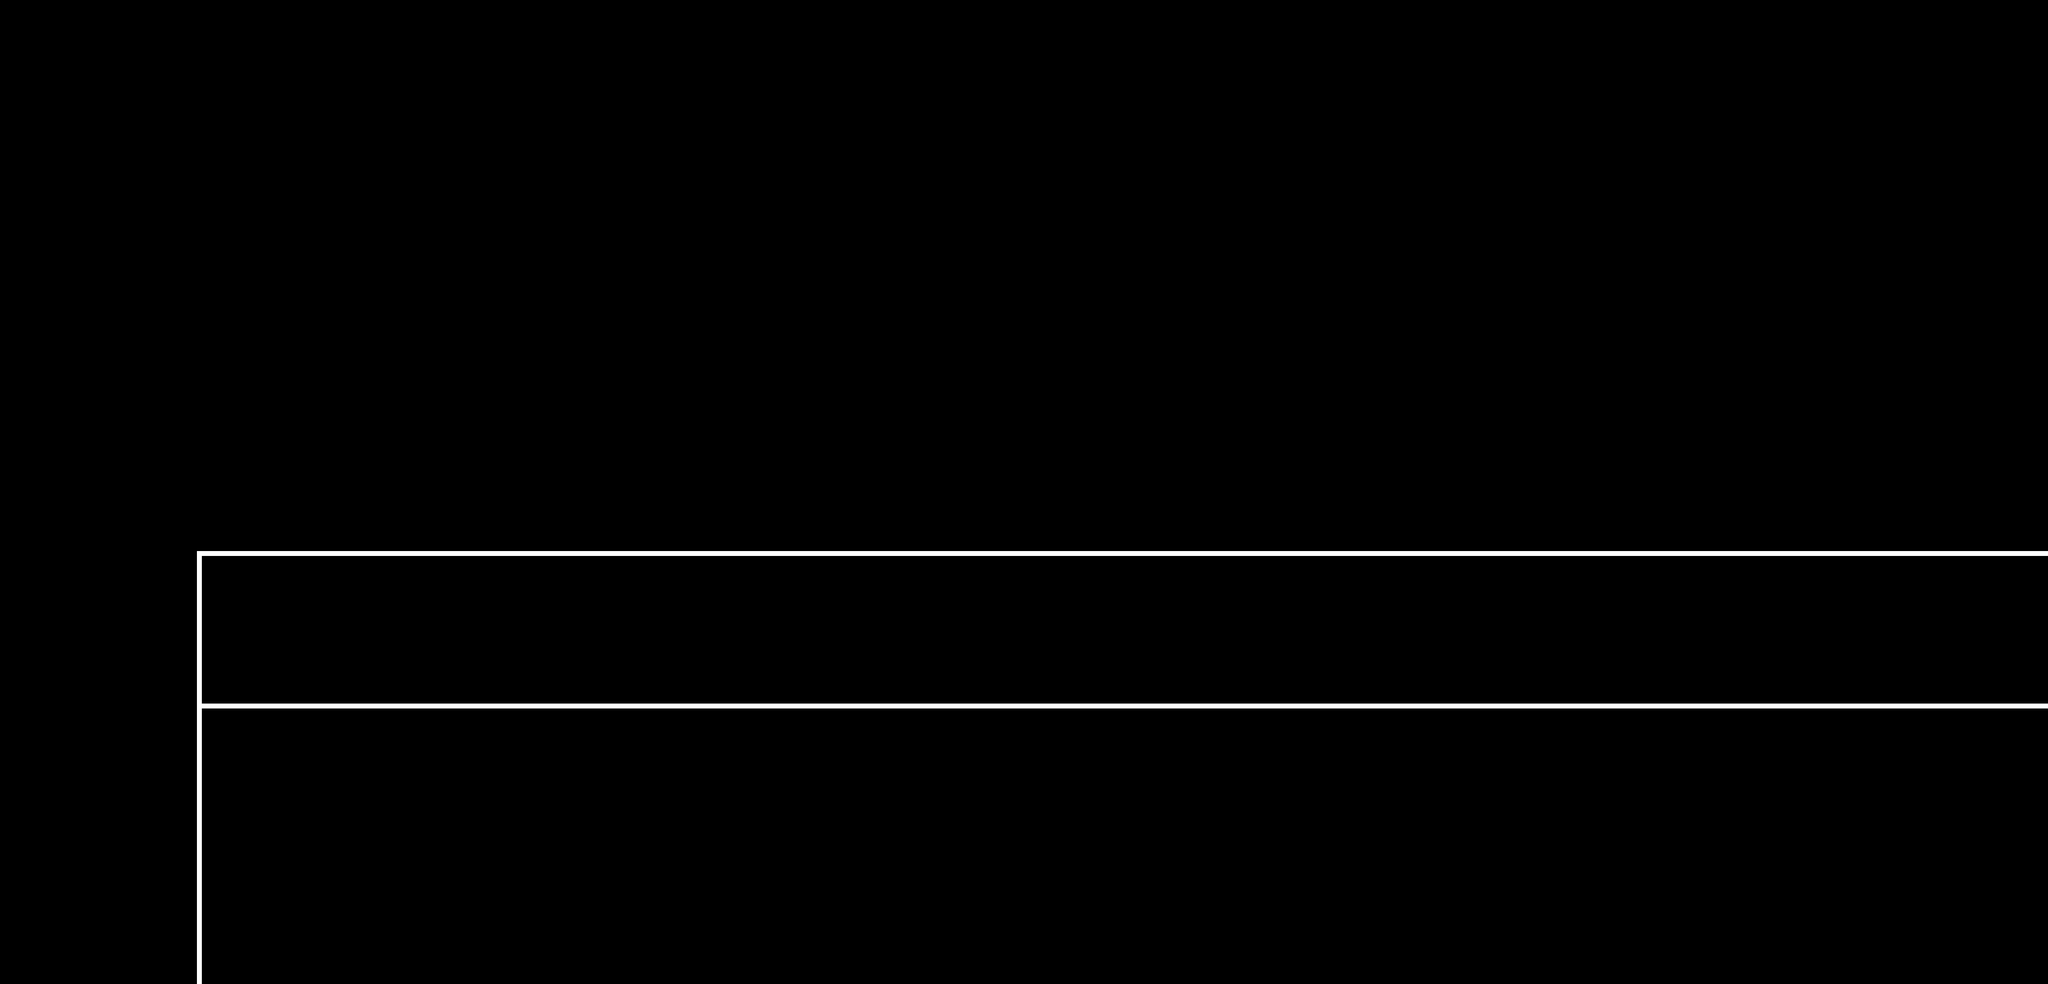

A level layout from a 2D game, rendered from its tile map. Below: a short description, then the map file with its tile-grid data intact:
An orthogonal 52x25 tile map with 80x80 px tiles, 1 tile layer (Tile Layer 1) and 5 objects (3x Wall, Save, RoomTransition).

<map version="1.2" tiledversion="1.3.1" orientation="orthogonal" renderorder="right-down" compressionlevel="0" width="52" height="25" tilewidth="80" tileheight="80" infinite="0" nextlayerid="3" nextobjectid="6">
 <tileset firstgid="1" source="Castle Bleck Tileset.tsx" />
 <layer id="1" name="Tile Layer 1" width="52" height="25">
  <data encoding="csv">
0,0,0,0,0,0,0,0,0,0,0,0,0,0,0,0,0,0,0,0,0,0,0,0,0,0,0,0,0,0,0,0,0,0,0,0,0,0,0,0,0,0,0,0,0,0,0,0,0,0,0,0,
0,0,0,0,0,0,0,0,0,0,0,0,0,0,0,0,0,0,0,0,0,0,0,0,0,0,0,0,0,0,0,0,0,0,0,0,0,0,0,0,0,0,0,0,0,0,0,0,0,0,0,0,
0,0,0,0,0,0,0,0,0,0,0,0,0,0,0,0,0,0,0,0,0,0,0,0,0,0,0,0,0,0,0,0,0,0,0,0,0,0,0,0,0,0,0,0,0,0,0,0,0,0,0,0,
0,0,0,0,0,0,0,0,0,0,0,0,0,0,0,0,0,0,0,0,0,0,0,0,0,0,0,0,0,0,0,0,0,0,0,0,0,0,0,0,0,0,0,0,0,0,0,0,0,0,0,0,
0,0,0,0,0,0,0,0,0,0,0,0,0,0,0,0,0,0,0,0,0,0,0,0,0,0,0,0,0,0,0,0,0,0,0,0,0,0,0,0,0,0,0,0,0,0,0,0,0,0,0,0,
0,0,0,0,0,0,0,0,0,0,0,0,0,0,0,0,0,0,0,0,0,0,0,0,0,0,0,0,0,0,0,0,0,0,0,0,0,0,0,0,0,0,0,0,0,0,0,0,0,0,0,0,
0,0,0,0,0,0,0,0,0,0,0,0,0,0,0,0,0,0,0,0,0,0,0,0,0,0,0,0,0,0,0,0,0,0,0,0,0,0,0,0,0,0,0,0,0,0,0,0,0,0,0,0,
0,0,0,0,0,0,0,0,0,0,0,0,0,0,0,0,0,0,0,0,0,0,0,0,0,0,0,0,0,0,0,0,0,0,0,0,0,0,0,0,0,0,0,0,0,0,0,0,0,0,0,0,
0,0,0,0,0,0,0,0,0,0,0,0,0,0,0,0,0,0,0,0,0,0,0,0,0,0,0,0,0,0,0,0,0,0,0,0,0,0,0,0,0,0,0,0,0,0,0,0,0,0,0,0,
0,0,0,0,0,0,0,0,0,0,0,0,0,0,0,0,0,0,0,0,0,0,0,0,0,0,0,0,0,0,0,0,0,0,0,0,0,0,0,0,0,0,0,0,0,0,0,0,0,0,0,0,
0,0,0,0,0,0,0,0,0,0,0,0,0,0,0,0,0,0,0,0,0,0,0,0,0,0,0,0,0,0,0,0,0,0,0,0,0,0,0,0,0,0,0,0,0,0,0,0,0,0,0,0,
0,0,0,0,0,0,0,0,0,0,0,0,0,0,0,0,0,0,0,0,0,0,0,0,0,0,0,0,0,0,0,0,0,0,0,0,0,0,0,0,0,0,0,0,0,0,0,0,0,0,0,0,
0,0,0,0,0,0,0,0,0,0,0,0,0,0,0,0,0,0,0,0,0,0,0,0,0,0,0,0,0,0,0,0,0,0,0,0,0,0,0,0,0,0,0,0,0,0,0,0,0,0,0,0,
0,0,0,0,0,0,0,0,0,0,0,0,0,0,0,0,0,0,0,0,0,0,0,0,0,0,0,0,0,0,0,0,0,0,0,0,0,0,0,0,0,0,0,0,0,0,0,0,0,0,0,0,
0,0,0,0,0,1,2,2,2,2,2,2,2,2,2,2,2,2,2,2,2,2,2,2,2,2,2,2,2,2,2,2,2,2,2,2,2,2,2,2,2,2,2,2,2,2,2,2,2,2,2,2,
0,0,0,0,0,6,7,7,7,7,7,7,7,7,7,7,7,7,7,7,7,7,7,7,7,7,7,7,7,7,7,7,7,7,7,7,7,7,7,7,7,7,7,7,7,7,7,7,7,7,7,7,
0,0,0,0,0,6,7,7,7,7,7,7,7,7,7,7,7,7,7,7,7,7,7,7,7,7,7,7,7,7,7,7,7,7,7,7,7,7,7,7,7,7,7,7,7,7,7,7,7,7,7,7,
0,0,0,0,0,11,12,12,12,12,12,12,12,12,12,12,12,12,12,12,12,12,12,12,12,12,12,12,12,12,12,12,12,12,12,12,12,12,12,12,12,12,12,12,12,12,12,12,12,12,12,12,
0,0,0,0,0,6,7,7,7,7,7,7,7,7,7,7,7,7,7,7,7,7,7,7,7,7,7,7,7,7,7,7,7,7,7,7,7,7,7,7,7,7,7,7,7,7,7,7,7,7,7,7,
0,0,0,0,0,6,7,7,7,7,7,7,7,7,7,7,7,7,7,7,7,7,7,7,7,7,7,7,7,7,7,7,7,7,7,7,7,7,7,7,7,7,7,7,7,7,7,7,7,7,7,7,
0,0,0,0,0,6,7,7,7,7,7,7,7,7,7,7,7,7,7,7,7,7,7,7,7,7,7,7,7,7,7,7,7,7,7,7,7,7,7,7,7,7,7,7,7,7,7,7,7,7,7,7,
0,0,0,0,0,6,7,7,7,7,7,7,7,7,7,7,7,7,7,7,7,7,7,7,7,7,7,7,7,7,7,7,7,7,7,7,7,7,7,7,7,7,7,7,7,7,7,7,7,7,7,7,
0,0,0,0,0,6,7,7,7,7,7,7,7,7,7,7,7,7,7,7,7,7,7,7,7,7,7,7,7,7,7,7,7,7,7,7,7,7,7,7,7,7,7,7,7,7,7,7,7,7,7,7,
0,0,0,0,0,6,7,7,7,7,7,7,7,7,7,7,7,7,7,7,7,7,7,7,7,7,7,7,7,7,7,7,7,7,7,7,7,7,7,7,7,7,7,7,7,7,7,7,7,7,7,7,
0,0,0,0,0,6,7,7,7,7,7,7,7,7,7,7,7,7,7,7,7,7,7,7,7,7,7,7,7,7,7,7,7,7,7,7,7,7,7,7,7,7,7,7,7,7,7,7,7,7,7,7
</data>
 </layer>
 <objectgroup id="2" name="Object Layer 1">
  <object id="1" name="Wall" x="400" y="1040" width="3760" height="80" />
  <object id="2" name="Wall" x="320" y="1140" width="80" height="300" />
  <object id="3" name="Wall" x="400" y="1440" width="3760" height="80" />
  <object id="4" name="Block" type="Save" x="2240" y="1240" width="80" height="80">
   <properties>
    <property name="contents0" value="" />
    <property name="contents1" value="" />
    <property name="contents2" value="" />
    <property name="contents3" value="" />
    <property name="contents4" value="" />
    <property name="contents5" value="" />
    <property name="contents6" value="" />
    <property name="contents7" value="" />
    <property name="contents8" value="" />
    <property name="contents9" value="" />
   </properties>
  </object>
  <object id="5" name="RoomTransition" x="4160" y="1120" width="40" height="320">
   <properties>
    <property name="playerPosx" type="int" value="80" />
    <property name="playerPosy" type="int" value="1380" />
    <property name="room" value="self.game.loadCastleBleckRoom1()" />
   </properties>
  </object>
 </objectgroup>
</map>
